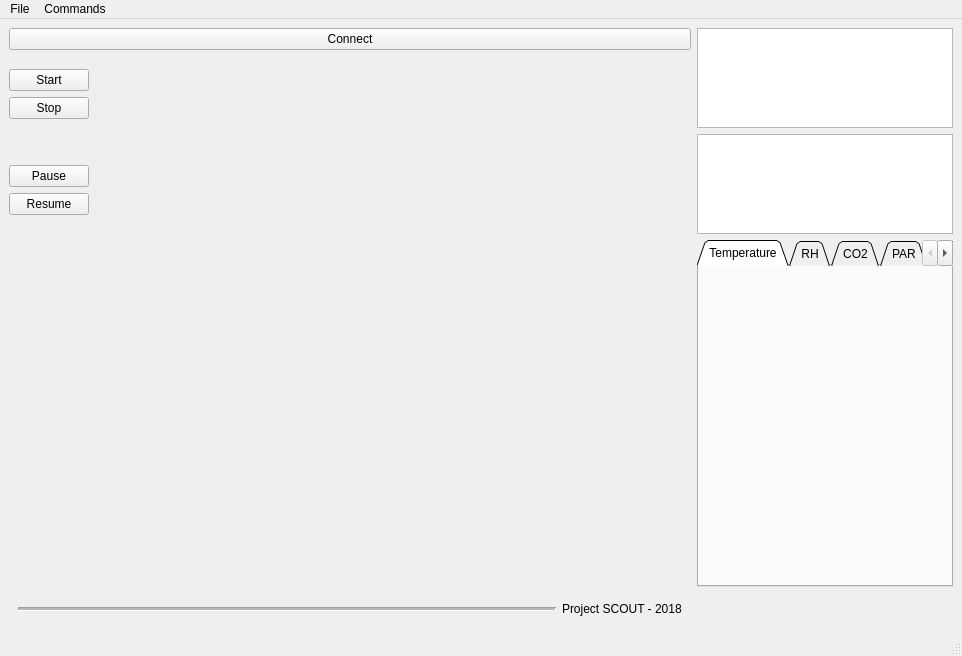
<?xml version="1.0" encoding="UTF-8"?>
<ui version="4.0">
 <class>MainWindow</class>
 <widget class="QMainWindow" name="MainWindow">
  <property name="geometry">
   <rect>
    <x>0</x>
    <y>0</y>
    <width>962</width>
    <height>656</height>
   </rect>
  </property>
  <property name="windowTitle">
   <string>MainWindow</string>
  </property>
  <widget class="QWidget" name="centralwidget">
   <layout class="QGridLayout" name="gridLayout_2">
    <item row="0" column="0">
     <layout class="QVBoxLayout" name="verticalLayout">
      <property name="sizeConstraint">
       <enum>QLayout::SetDefaultConstraint</enum>
      </property>
      <item>
       <widget class="QPushButton" name="pushButton">
        <property name="text">
         <string>Connect</string>
        </property>
       </widget>
      </item>
      <item>
       <spacer name="verticalSpacer_2">
        <property name="orientation">
         <enum>Qt::Vertical</enum>
        </property>
        <property name="sizeType">
         <enum>QSizePolicy::Fixed</enum>
        </property>
        <property name="sizeHint" stdset="0">
         <size>
          <width>20</width>
          <height>13</height>
         </size>
        </property>
       </spacer>
      </item>
      <item>
       <widget class="QPushButton" name="startButton">
        <property name="sizePolicy">
         <sizepolicy hsizetype="Maximum" vsizetype="Fixed">
          <horstretch>0</horstretch>
          <verstretch>0</verstretch>
         </sizepolicy>
        </property>
        <property name="text">
         <string>Start</string>
        </property>
       </widget>
      </item>
      <item>
       <widget class="QPushButton" name="stopButton">
        <property name="sizePolicy">
         <sizepolicy hsizetype="Maximum" vsizetype="Fixed">
          <horstretch>0</horstretch>
          <verstretch>0</verstretch>
         </sizepolicy>
        </property>
        <property name="text">
         <string>Stop</string>
        </property>
       </widget>
      </item>
      <item>
       <spacer name="verticalSpacer">
        <property name="orientation">
         <enum>Qt::Vertical</enum>
        </property>
        <property name="sizeType">
         <enum>QSizePolicy::Fixed</enum>
        </property>
        <property name="sizeHint" stdset="0">
         <size>
          <width>20</width>
          <height>40</height>
         </size>
        </property>
       </spacer>
      </item>
      <item>
       <widget class="QPushButton" name="pauseButton">
        <property name="sizePolicy">
         <sizepolicy hsizetype="Maximum" vsizetype="Fixed">
          <horstretch>0</horstretch>
          <verstretch>0</verstretch>
         </sizepolicy>
        </property>
        <property name="text">
         <string>Pause</string>
        </property>
       </widget>
      </item>
      <item>
       <widget class="QPushButton" name="resumeButton">
        <property name="sizePolicy">
         <sizepolicy hsizetype="Maximum" vsizetype="Fixed">
          <horstretch>0</horstretch>
          <verstretch>0</verstretch>
         </sizepolicy>
        </property>
        <property name="text">
         <string>Resume</string>
        </property>
        <property name="flat">
         <bool>false</bool>
        </property>
       </widget>
      </item>
      <item>
       <spacer name="verticalSpacer_3">
        <property name="orientation">
         <enum>Qt::Vertical</enum>
        </property>
        <property name="sizeType">
         <enum>QSizePolicy::Expanding</enum>
        </property>
        <property name="sizeHint" stdset="0">
         <size>
          <width>20</width>
          <height>40</height>
         </size>
        </property>
       </spacer>
      </item>
     </layout>
    </item>
    <item row="0" column="1">
     <layout class="QVBoxLayout" name="verticalLayout_2">
      <property name="sizeConstraint">
       <enum>QLayout::SetDefaultConstraint</enum>
      </property>
      <item>
       <widget class="QListWidget" name="lastCommandSendList">
        <property name="maximumSize">
         <size>
          <width>16777215</width>
          <height>100</height>
         </size>
        </property>
       </widget>
      </item>
      <item>
       <widget class="QListWidget" name="lastDataRecievedList">
        <property name="maximumSize">
         <size>
          <width>16777215</width>
          <height>100</height>
         </size>
        </property>
        <property name="editTriggers">
         <set>QAbstractItemView::NoEditTriggers</set>
        </property>
       </widget>
      </item>
      <item>
       <widget class="QTabWidget" name="chartTabs">
        <property name="tabShape">
         <enum>QTabWidget::Triangular</enum>
        </property>
        <property name="currentIndex">
         <number>0</number>
        </property>
        <widget class="QWidget" name="temperatureTab">
         <property name="autoFillBackground">
          <bool>false</bool>
         </property>
         <attribute name="title">
          <string>Temperature</string>
         </attribute>
         <attribute name="toolTip">
          <string>Temperature chart</string>
         </attribute>
         <layout class="QGridLayout" name="gridLayout">
          <item row="0" column="0">
           <layout class="QGridLayout" name="tempChartLayout">
            <property name="sizeConstraint">
             <enum>QLayout::SetDefaultConstraint</enum>
            </property>
           </layout>
          </item>
         </layout>
        </widget>
        <widget class="QWidget" name="rhTab">
         <attribute name="title">
          <string>RH</string>
         </attribute>
         <attribute name="toolTip">
          <string>Relative Humidity chart</string>
         </attribute>
         <layout class="QGridLayout" name="gridLayout_3">
          <item row="0" column="0">
           <layout class="QGridLayout" name="rhTabLayout"/>
          </item>
         </layout>
        </widget>
        <widget class="QWidget" name="co2Tab">
         <attribute name="title">
          <string>CO2</string>
         </attribute>
         <attribute name="toolTip">
          <string>Carbon dioxide chart</string>
         </attribute>
         <layout class="QGridLayout" name="gridLayout_4">
          <item row="0" column="0">
           <layout class="QGridLayout" name="co2TabLayout"/>
          </item>
         </layout>
        </widget>
        <widget class="QWidget" name="tab_2">
         <attribute name="title">
          <string>PAR</string>
         </attribute>
         <attribute name="toolTip">
          <string>Photosynthetically active radiation chart</string>
         </attribute>
         <layout class="QGridLayout" name="gridLayout_5">
          <item row="0" column="0">
           <layout class="QGridLayout" name="parTabLayout"/>
          </item>
         </layout>
        </widget>
        <widget class="QWidget" name="luxTab">
         <attribute name="title">
          <string>Lux</string>
         </attribute>
         <attribute name="toolTip">
          <string>Illuminance chart</string>
         </attribute>
         <layout class="QGridLayout" name="gridLayout_6">
          <item row="0" column="0">
           <layout class="QGridLayout" name="luxTabLayout"/>
          </item>
         </layout>
        </widget>
       </widget>
      </item>
     </layout>
    </item>
    <item row="1" column="0">
     <widget class="QWidget" name="projectScout_2" native="true">
      <property name="sizePolicy">
       <sizepolicy hsizetype="Expanding" vsizetype="Preferred">
        <horstretch>1</horstretch>
        <verstretch>0</verstretch>
       </sizepolicy>
      </property>
      <layout class="QHBoxLayout" name="projectScout">
       <item>
        <widget class="Line" name="line">
         <property name="sizePolicy">
          <sizepolicy hsizetype="Expanding" vsizetype="Minimum">
           <horstretch>0</horstretch>
           <verstretch>0</verstretch>
          </sizepolicy>
         </property>
         <property name="lineWidth">
          <number>1</number>
         </property>
         <property name="midLineWidth">
          <number>2</number>
         </property>
         <property name="orientation">
          <enum>Qt::Horizontal</enum>
         </property>
        </widget>
       </item>
       <item>
        <widget class="QLabel" name="label">
         <property name="text">
          <string>Project SCOUT - 2018</string>
         </property>
        </widget>
       </item>
      </layout>
     </widget>
    </item>
   </layout>
  </widget>
  <widget class="QMenuBar" name="menubar">
   <property name="geometry">
    <rect>
     <x>0</x>
     <y>0</y>
     <width>962</width>
     <height>26</height>
    </rect>
   </property>
   <widget class="QMenu" name="menuFile">
    <property name="title">
     <string>File</string>
    </property>
    <addaction name="actionOpen_file"/>
    <addaction name="separator"/>
    <addaction name="actionPrint"/>
   </widget>
   <widget class="QMenu" name="menuCommands">
    <property name="title">
     <string>Commands</string>
    </property>
    <addaction name="actionShow_last_command_send"/>
    <addaction name="actionLast_data_recieved"/>
   </widget>
   <addaction name="menuFile"/>
   <addaction name="menuCommands"/>
  </widget>
  <widget class="QStatusBar" name="statusbar"/>
  <action name="actionOpen_file">
   <property name="text">
    <string>Open file</string>
   </property>
  </action>
  <action name="actionShow_last_command_send">
   <property name="checkable">
    <bool>true</bool>
   </property>
   <property name="text">
    <string>Last command send</string>
   </property>
  </action>
  <action name="actionLast_data_recieved">
   <property name="checkable">
    <bool>true</bool>
   </property>
   <property name="text">
    <string>Last data recieved</string>
   </property>
  </action>
  <action name="actionPrint">
   <property name="text">
    <string>Print</string>
   </property>
  </action>
 </widget>
 <resources/>
 <connections/>
</ui>
